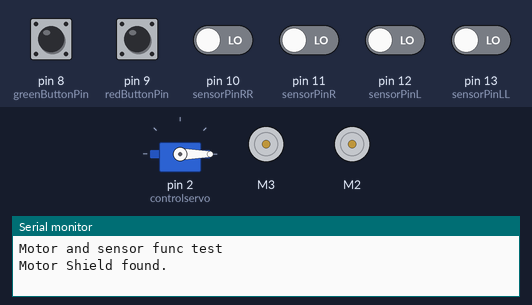
This sketch was run on a simulated Arduino Uno, built with avr-gcc and run on an emulated ATmega328P. Shown: servo, 2 × DC motor (green arrow = forward, orange = backward, longer = faster), the last lines printed to the serial monitor. The test bench sets the inputs (shaded band); at power-on: pin 8 (greenButtonPin), pin 9 (redButtonPin), pin 10 (sensorPinRR), pin 11 (sensorPinR), pin 12 (sensorPinL), pin 13 (sensorPinLL) LOW.

Above: at 3.2 s.
3.3 s: pin 8 (greenButtonPin) pulled HIGH for 0.15 s
4.9 s: pin 10 (sensorPinRR) driven HIGH
At 5.7 s:
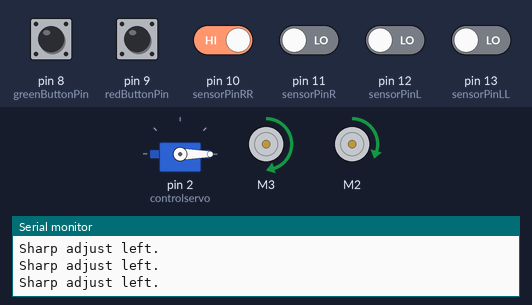
6.4 s: pin 11 (sensorPinR) driven HIGH
At 7.2 s:
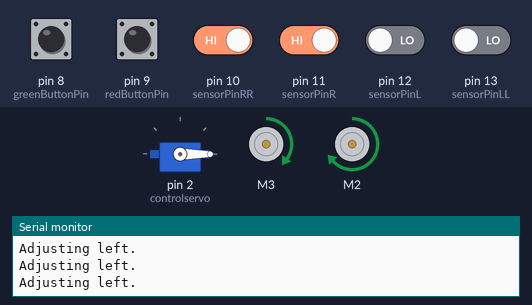
7.9 s: pin 12 (sensorPinL) driven HIGH
At 8.4 s:
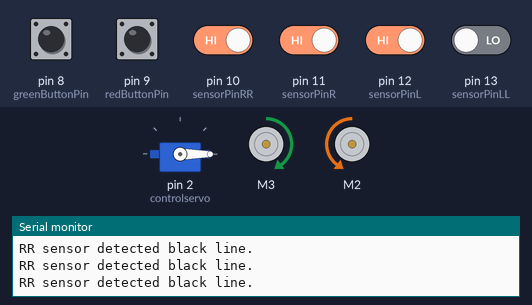
9.4 s: pin 10 (sensorPinRR) driven LOW
At 10.0 s:
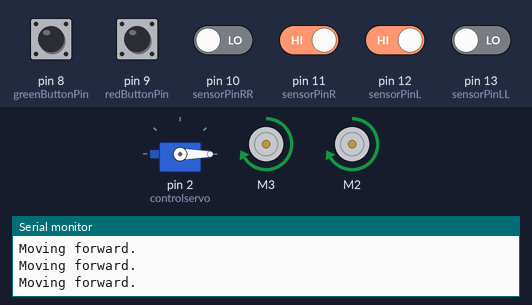
10.9 s: pin 13 (sensorPinLL) driven HIGH
At 11.8 s:
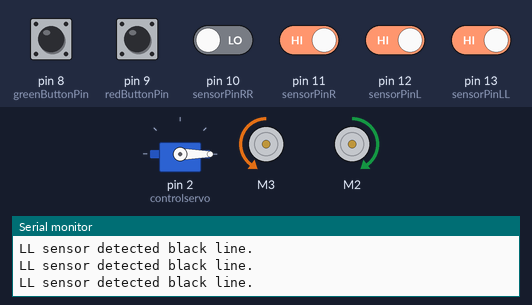
Timing chart, 0 to 13.4 s (numbered marks = the images above; inputs shaded):
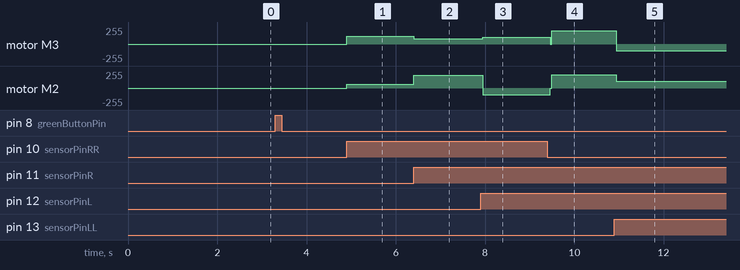

Measured:
- after the input at 4.9 s, motor M3: stopped → forward 120/255 at once; motor M2: stopped → forward 60/255 at once
- after the input at 6.4 s, motor M3: forward 120/255 → forward 80/255 at once; motor M2: forward 60/255 → forward 190/255 at once
- after the input at 7.9 s, motor M3: forward 80/255 → forward 100/255 after 0.05 s; motor M2: forward 190/255 → backward 100/255 after 0.05 s
- after the input at 9.4 s, motor M3: forward 100/255 → forward 200/255 after 0.06 s; motor M2: backward 100/255 → forward 200/255 after 0.06 s
- after the input at 10.9 s, motor M3: forward 200/255 → backward 100/255 at once; motor M2: forward 200/255 → forward 100/255 at once

The sketch:

Proper_movement_Lonny.ino
```cpp
#include <Adafruit_MotorShield.h>
#include <Servo.h>

// Define sensor pins
const int sensorPinLL = 13;
const int sensorPinL = 12;
const int sensorPinR = 11;
const int sensorPinRR = 10;

// Sensor states
int sensorStateLL = 0;
int sensorStateL = 0;
int sensorStateR = 0;
int sensorStateRR = 0;

// Motor and servo control
Adafruit_MotorShield AFMS = Adafruit_MotorShield();
Adafruit_DCMotor *Motor = AFMS.getMotor(3);   // Left motor
Adafruit_DCMotor *Motor2 = AFMS.getMotor(2);  // Right motor
Servo controlservo;                           // Servo for turning or controlling something else

unsigned long time_since_line;
enum line_follow_state { VEER_LEFT,
                         VEER_RIGHT,
                         FORWARD_MOVE } last_line;

bool running = false;  // Start with the robot not running

double speed;
double time;

// Button pins
const int greenButtonPin = 8;  // Pin connected to the green button
const int redButtonPin = 9;    // Pin connected to the red button

// Button states
int greenButtonState = 0;
int redButtonState = 0;

// Setup function
void setup() {
  Serial.begin(9600);  // set up Serial library at 9600 bps
  Serial.println("Motor and sensor func test");

  if (!AFMS.begin()) {
    Serial.println("Could not find Motor Shield. Check wiring.");
    while (1)
      ;
  }

  Serial.println("Motor Shield found.");

  controlservo.attach(2);  // attaches the servo on pin 2 to the servo object
  runServo(0);             // Check that the servo is homed

  // Initialize sensors as inputs
  pinMode(sensorPinLL, INPUT);
  pinMode(sensorPinL, INPUT);
  pinMode(sensorPinR, INPUT);
  pinMode(sensorPinRR, INPUT);

  // Initialize button pins as inputs
  pinMode(greenButtonPin, INPUT);
  pinMode(redButtonPin, INPUT);
}

// Main loop
void loop() {
  if (!running) {
    // Wait for the green button to be pressed
    greenButtonState = digitalRead(greenButtonPin);
    if (greenButtonState == HIGH) {
      running = true;
      Serial.println("Green button pressed, starting operation.");
    } else {
      // Do nothing until the green button is pressed
      return;
    }
  }

  // If running is true, proceed with main code
  // Continuously perform line following
  if (running) {
    // Check if the red button is pressed to interrupt
    redButtonState = digitalRead(redButtonPin);
    if (redButtonState == HIGH) {
      running = false;
      stopMotors();
      Serial.println("Red button pressed, stopping operation.");
      return;
    }

    // Perform line following
    lineFollow();

    delay(10);  // Small delay before next loop iteration
  }
}

// Line following function
void lineFollow() {
  // Read the sensor states
  sensorStateLL = digitalRead(sensorPinLL);
  sensorStateL = digitalRead(sensorPinL);
  sensorStateR = digitalRead(sensorPinR);
  sensorStateRR = digitalRead(sensorPinRR);

  // Check for special conditions (cross, turns, lost)
  if (DetectCross()) {
    Serial.println("Cross detected.");
    stopMotors();
    delay(1000);  // Pause at the cross
  } else if (DetectRightTurn()) {
    Serial.println("Right turn detected.");
    turnRight();
  } else if (DetectLeftTurn()) {
    Serial.println("Left turn detected.");
    turnLeft();
  } else if (IAmLost()) {
    // Serial.println("Lost. Stopping motors.");
    stopMotors();
  } else {
    // Adjust motor speeds based on sensor readings
    if (sensorStateL == HIGH && sensorStateR == HIGH) {
      // Both central sensors ON, go straight
      runMotor(200, 1, Motor);   // Left motor
      runMotor(200, 1, Motor2);  // Right motor
      Serial.println("Moving forward.");
    } else if (sensorStateL == HIGH && sensorStateR == LOW) {
      veerRight();
      time_since_line = millis();

    } else if (sensorStateL == LOW && sensorStateR == HIGH) {
      veerLeft();
      time_since_line = millis();

    } else if (sensorStateLL == HIGH) {
      // Far left sensor ON, need to turn sharply right
      runMotor(80, 1, Motor);    // Left motor slower
      runMotor(190, 1, Motor2);  // Right motor faster
      Serial.println("Sharp adjust right.");
    } else if (sensorStateRR == HIGH) {
      // Far right sensor ON, need to turn sharply left
      runMotor(120, 1, Motor);  // Left motor faster
      runMotor(60, 1, Motor2);  // Right motor slower
      Serial.println("Sharp adjust left.");
    } else {
      // All sensors OFF, stop or take appropriate action
      if (time_since_line - millis() > 5000) {
        stopMotors();
        Serial.println("Line lost. Stopping motors.");

        time_since_line = millis();
        Serial.println("too much time");

        return;
      }
      if (last_line == VEER_RIGHT) {
        veerRight();
        Serial.println("Still veering");
      }
      if (last_line == VEER_LEFT) {
        veerLeft();
        Serial.println("Still veering");
      }
    }
  }
}

// Sensor decision-making functions

bool DetectCross() {
  // Cross detected when all sensors are ON
  return (sensorStateLL == HIGH && sensorStateL == HIGH && sensorStateR == HIGH && sensorStateRR == HIGH);
}

bool DetectRightTurn() {
  // Right turn detected when L, R, and RR are ON
  return (sensorStateL == HIGH && sensorStateR == HIGH && sensorStateRR == HIGH && sensorStateLL == LOW);
}

bool DetectLeftTurn() {
  // Left turn detected when LL, L, and R are ON
  return (sensorStateLL == HIGH && sensorStateL == HIGH && sensorStateR == HIGH && sensorStateRR == LOW);
}

bool IAmLost() {
  // Robot is lost when all sensors are OFF
  return (sensorStateLL == LOW && sensorStateL == LOW && sensorStateR == LOW && sensorStateRR == LOW);
}

// Motor control functions

void runForwards(int time) {
  speed = 100;  // Set the forward speed
  runMotor(speed, 1, Motor);
  runMotor(speed, 1, Motor2);

  if (time != 0) {
    delay(time);
    stopMotors();
  }
}

void runBackwards(int time) {
  speed = 100;  // Set the backward speed
  runMotor(speed, 0, Motor);
  runMotor(speed, 0, Motor2);

  if (time != 0) {
    delay(time);
    stopMotors();
  }
}

void stopMotors() {
  runMotor(0, 1, Motor);
  runMotor(0, 1, Motor2);
}

void turnRight() {
  Serial.println("Executing right turn...");
  // Initialize variable to detect the transition
  bool sensorRRWasBlack = false;

  // Start turning: Left motor forward, Right motor backward at same speed
  runMotor(100, 1, Motor);   // Left motor forward
  runMotor(100, 0, Motor2);  // Right motor backward

  while (true) {
    // Read the RR sensor
    sensorStateRR = digitalRead(sensorPinRR);

    // Check if red button is pressed to interrupt
    redButtonState = digitalRead(redButtonPin);
    if (redButtonState == HIGH) {
      running = false;
      stopMotors();
      Serial.println("Red button pressed during turn, stopping operation.");
      return;
    }

    if (sensorStateRR == HIGH) {
      // RR sensor detects black line
      sensorRRWasBlack = true;
      Serial.println("RR sensor detected black line.");
    }

    if (sensorRRWasBlack && sensorStateRR == LOW) {
      // RR sensor transitions from black to white
      Serial.println("RR sensor transitioned from black to white.");
      break;  // Exit the loop
    }
  }

  // Stop the motors after the turn is complete
  stopMotors();
  Serial.println("Right turn completed.");
}

void turnLeft() {
  Serial.println("Executing left turn...");
  // Initialize variable to detect the transition
  bool sensorLLWasBlack = false;

  // Start turning: Left motor backward, Right motor forward at same speed
  runMotor(100, 0, Motor);   // Left motor backward
  runMotor(100, 1, Motor2);  // Right motor forward

  while (true) {
    // Read the LL sensor
    sensorStateLL = digitalRead(sensorPinLL);

    // Check if red button is pressed to interrupt
    redButtonState = digitalRead(redButtonPin);
    if (redButtonState == HIGH) {
      running = false;
      stopMotors();
      Serial.println("Red button pressed during turn, stopping operation.");
      return;
    }

    if (sensorStateLL == HIGH) {
      // LL sensor detects black line
      sensorLLWasBlack = true;
      Serial.println("LL sensor detected black line.");
    }

    if (sensorLLWasBlack && sensorStateLL == LOW) {
      // LL sensor transitions from black to white
      Serial.println("LL sensor transitioned from black to white.");
      break;  // Exit the loop
    }
  }


  // Stop the motors after the turn is complete
  stopMotors();
  Serial.println("Left turn completed.");
}


//veer left

void veerLeft() {
  // Left sensor OFF, right sensor ON -> turn slightly left
  runMotor(80, 1, Motor);    // Left motor faster
  runMotor(190, 1, Motor2);  // Right motor slower
  Serial.println("Adjusting left.");
  last_line = VEER_LEFT;
}

void veerRight() {
  // Left sensor ON, right sensor OFF -> turn slightly right
  runMotor(190, 1, Motor);  // Left motor slower
  runMotor(80, 1, Motor2);  // Right motor faster
  Serial.println("Adjusting right.");
  last_line = VEER_RIGHT;
}

void runMotor(int speed, bool direction, Adafruit_DCMotor *motorObject) {
  if (speed == 0) {
    motorObject->run(RELEASE);
    // Serial.println("Stopping motor");
  } else if (direction == 1) {
    motorObject->setSpeed(speed);
    motorObject->run(FORWARD);
    // Serial.println("Moving forward at speed " + String(speed));
  } else if (direction == 0) {
    motorObject->setSpeed(speed);
    motorObject->run(BACKWARD);
    // Serial.println("Moving backward at speed " + String(speed));
  } else {
    Serial.println("Incorrect direction argument received");
  }
}

void runServo(int newpos) {
  controlservo.write(newpos);
  delay(2000);
}
```
